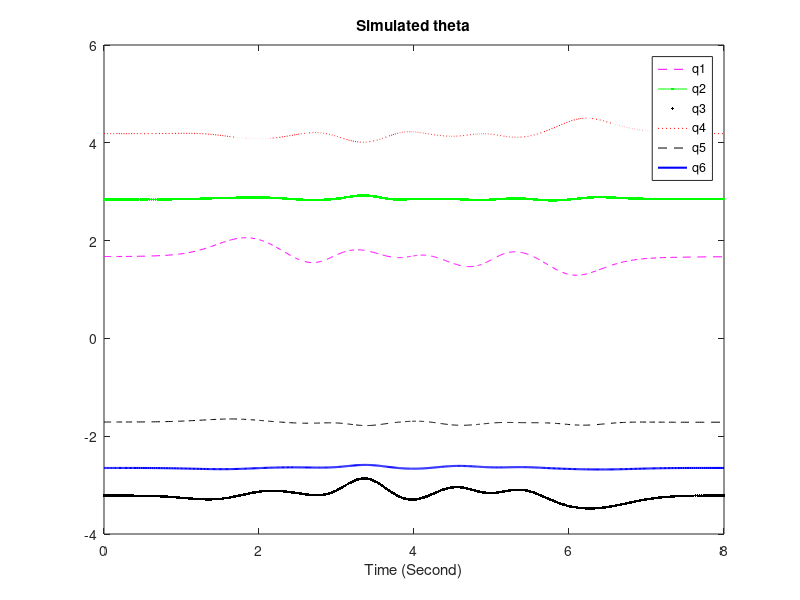
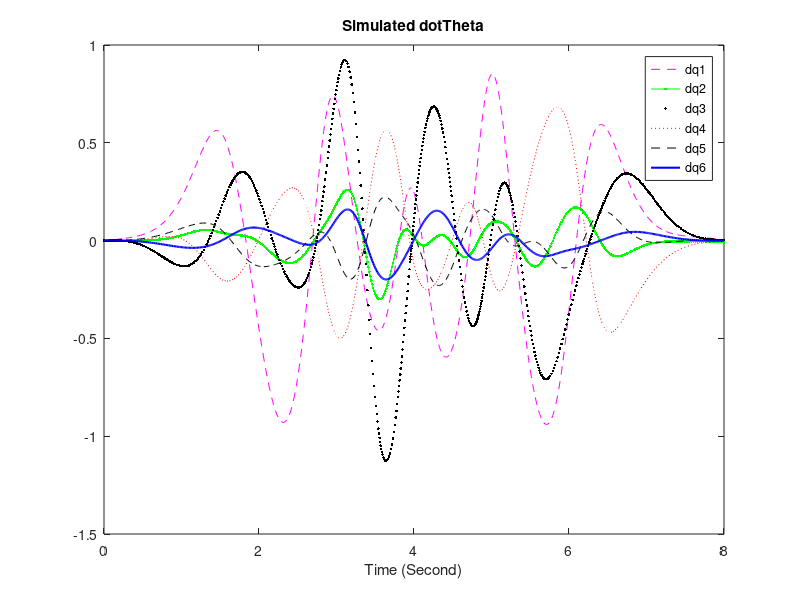
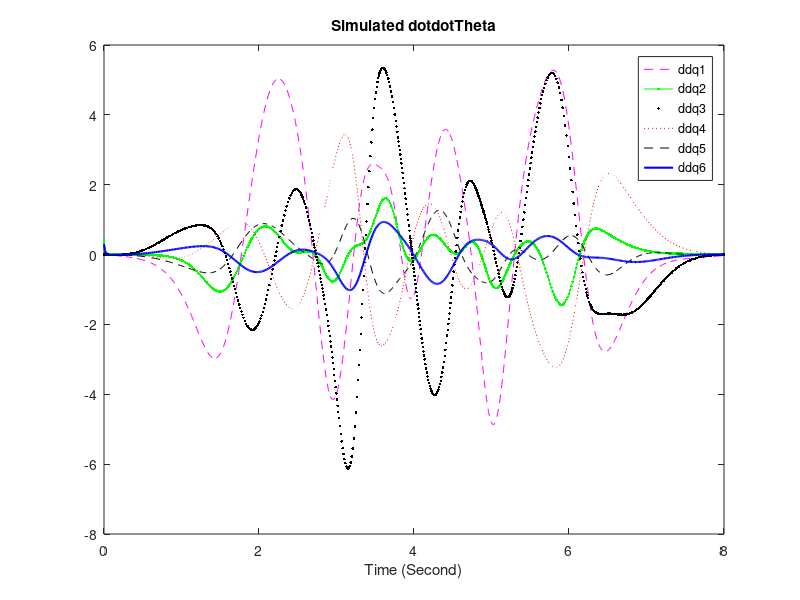
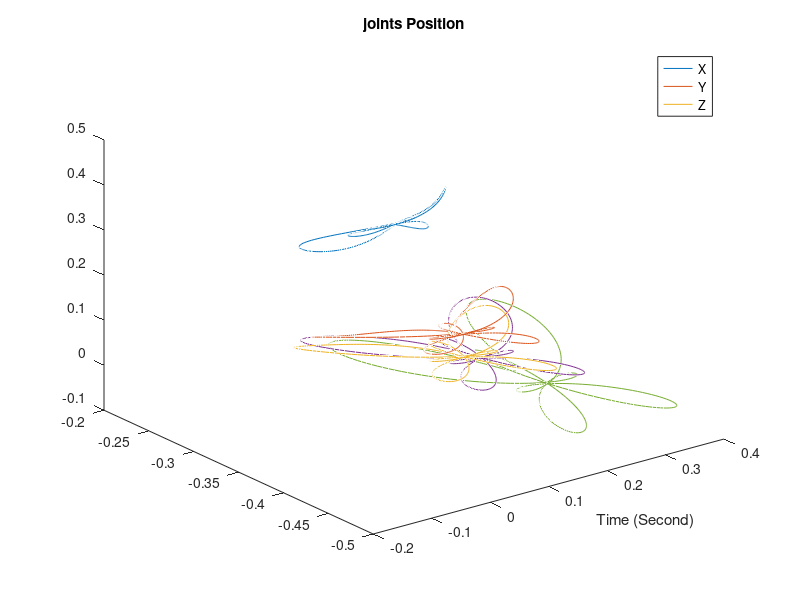

Write the MATLAB code that produced these figures, in order. (Note: this script raises an error after producing the figures.)
clear;
format long;
load mvn_SYSdata;
load mvn_SRDdata1;
load mvn_SRDdata2;
load mvn_SRDdata3;

%==plotting angles==
figure;
plot(t,qAll(:,1),'m--',t,qAll(:,2),'g.-',t,qAll(:,3),'k.',t,qAll(:,4),'r:',t,qAll(:,5),'k--',t,qAll(:,6),'b-','linewidth',1.5);hold on;%axis([0 10 -2.5 2.5]);
% plot(t,0.0349,t,-1.7453);
title('Simulated theta');
xlabel('Time (Second)');
legend('q1','q2','q3','q4','q5','q6');
%%%%%%%%%%%%%%%%%%%%%%%%
% qplim1=qP(1)*ones(size(t));
% qplim2=qP(2)*ones(size(t));
% qplim3=qP(3)*ones(size(t));
% qplim4=qP(4)*ones(size(t));
% qplim5=qP(5)*ones(size(t));
% qplim6=qP(6)*ones(size(t));
% 
% qmlim1=qM(1)*ones(size(t));
% qmlim2=qM(2)*ones(size(t));
% qmlim3=qM(3)*ones(size(t));
% qmlim4=qM(4)*ones(size(t));
% qmlim5=qM(5)*ones(size(t));
% qmlim6=qM(6)*ones(size(t));
% %%%%%%%%%%%%%%%%%%%%
% 
% figure;
% plot(t,qAll(:,1),'linewidth',1.5);hold on;
% plot(t,qplim1,'k-',t,qmlim1,'k-','linewidth',1.5);
% ylim([-4 4]);
% xlim([0 15]);
% title('Simulated theta q1');
% xlabel('Time (Second)');
% 
% figure;
% plot(t,qAll(:,2),'linewidth',1.5);hold on;
% plot(t,qplim2,'k-',t,qmlim2,'k-','linewidth',1.5);
% ylim([-4 2]);
% xlim([0 15]);
% title('Simulated theta q2');
% xlabel('Time (Second)');
% 
% figure;
% plot(t,qAll(:,3),'linewidth',1.5);hold on;
% plot(t,qplim3,'k-',t,qmlim3,'k-','linewidth',1.5);
% ylim([-2 4]);
% xlim([0 15]);
% title('Simulated theta q3');
% xlabel('Time (Second)');
% 
% figure;
% plot(t,qAll(:,4),'linewidth',1.5);hold on;
% plot(t,qplim4,'k-',t,qmlim4,'k-','linewidth',1.5);
% ylim([-2.5 4]);
% xlim([0 15]);
% title('Simulated theta q4');
% xlabel('Time (Second)');
% 
% figure;
% plot(t,qAll(:,5),'linewidth',1.5);hold on;
% plot(t,qplim5,'k-',t,qmlim5,'k-','linewidth',1.5);
% ylim([-2 0.5]);
% xlim([0 15]);
% title('Simulated theta q5');
% xlabel('Time (Second)');
% 
% figure;
% plot(t,qAll(:,6),'linewidth',1.5);hold on;
% plot(t,qplim6,'k-',t,qmlim6,'k-','linewidth',1.5);
% ylim([-4 4]);
% xlim([0 15]);
% title('Simulated theta q6');
% xlabel('Time (Second)');
% 
% 
% 
% 
% 
% 
% 
% 
figure;
plot(t,dqAll(:,1),'m--',t,dqAll(:,2),'g.-',t,dqAll(:,3),'k.',t,dqAll(:,4),'r:',t,dqAll(:,5),'k--',t,dqAll(:,6),'b-','linewidth',1.5);hold on;
title('Simulated dotTheta');
xlabel('Time (Second)');
legend('dq1','dq2','dq3','dq4','dq5','dq6');

figure;
plot(t,ddqAll(:,1),'m--',t,ddqAll(:,2),'g.-',t,ddqAll(:,3),'k.',t,ddqAll(:,4),'r:',t,ddqAll(:,5),'k--',t,ddqAll(:,6),'b-','linewidth',1.5);hold on;
title('Simulated dotdotTheta');
xlabel('Time (Second)');
legend('ddq1','ddq2','ddq3','ddq4','ddq5','ddq6');

% figure
% plot(t,uAll(:,1:7));hold on;
% xlabel('Time (Second)');
% title('compare last figure: the same or not?');

% figure;
% plot(t,tauAll);hold on;
% title('Simulated Torque');
% xlabel('Time (Second)');
% legend('\tau_1','\tau_2','\tau_3','\tau_4','\tau_5','\tau_6');

%==plotting 3d trajectories of joints==
figure;
grid on;
plot3(j2px,j2py,j2pz);hold on;
plot3(j3px,j3py,j3pz);hold on;
plot3(j4px,j4py,j4pz);hold on;
plot3(j5px,j5py,j5pz);hold on;
plot3(posx,posy,posz);hold on;
xlabel('Time (Second)');
title('joints Position');
legend('X','Y','Z');

%==plotting end effector==
figure;
plot(t,posx,'m--',t,posy,'c.-',t,posz,'k-');hold on;
%axis([0 10 -0.5 1]);
xlabel('Time (Second)');
title('End Effector Position');
legend('X','Y','Z');

figure;
plot(t,dposx,t,dposy,t,dposz);
%axis([0 10 -0.2 0.2]);
xlabel('Time (Second)');
title('End Effector Velocity');
legend('dX','dY','dZ');

figure;
plot(t,ddposx,t,ddposy,t,ddposz);
%axis([0 10 -0.2 0.2]);
xlabel('Time (Second)');
title('End Effector Acceleration');
legend('ddX','ddY','ddZ');

figure;
plot(t,erposx,'m--',t,erposy,'b-',t,erposz,'k-.','linewidth',2.5);
title('Position Error');
xlabel('Time (Second)');
legend('ex','ey','ez');

figure;

plot(t,erdposx,t,erdposy,t,erdposz);
title('Velocity Error');
xlabel('Time (Second)');
legend('edx','edy','edz');

figure;
plot(t,erddposx,t,erddposy,t,erddposz);
%axis([0 10 -15*10^-5 15*10^-5]);
title('Acceleration Error');
legend('eddx','eddy','eddz');
xlabel('Time (Second)');

figure;
plot3(rx,ry,rz,'k--','linewidth',2);
hold on;
for jj=1:8:length(t)
plot3(posx(jj),posy(jj),posz(jj),'md-','linewidth',2);
grid on;
hold on;
end
legend('expect path','actual trajectory');
xlabel('x');
ylabel('y');
zlabel('z');

u_initial=u0;
[Ppx,Ppy,Ppz]=ZYNposition(alpha_i,a_i,d_i,D,sa,ca,s2a,c2a,pen_long,qAll(1,:));
pos_initial=[Ppx Ppy Ppz]
[Ppx,Ppy,Ppz]=ZYNposition(alpha_i,a_i,d_i,D,sa,ca,s2a,c2a,pen_long,qAll(length(t),:));
pos_final=[Ppx Ppy Ppz]
EndeffectorPe=pos_final(6,:)-pos_initial(6,:);
%save position status information to "txt" file
fid=fopen('joint_position_information.txt','a');
fprintf(fid,'u_initial: %g\n',u_initial);
% fprintf(fid,'initial_joint_position: %g\n',pos_initial);
% fprintf(fid,'final_joint_position: %g\n',pos_final);
fprintf(fid,'End-effector_position_error: %g\n',EndeffectorPe);
fclose(fid);
%save join drift information to "txt" file
joindrift=qAll(length(t),:)-qAll(1,:)
joindriftnorm=norm(joindrift)
fid=fopen('join_angle_drift_information.txt','a');
fprintf(fid,'u_initial: %g\n',u_initial);
fprintf(fid,'joindrift: %g\n',joindrift);
fprintf(fid,'joindriftnorm: %g\n',joindriftnorm);
fclose(fid);

% figure;
% plot(t,qAll(:,1),'m--','linewidth',1.5);hold on;
% legend('q1');
% figure;
% plot(t,qAll(:,2),'g.-','linewidth',1.5);hold on;
% legend('q2');
% figure;
% plot(t,qAll(:,3),'k.','linewidth',1.5);hold on;
% legend('q3');
% figure;
% plot(t,qAll(:,4),'r:','linewidth',1.5);hold on;
% legend('q4');
% figure;
% plot(t,qAll(:,5),'k--','linewidth',1.5);hold on;
% legend('q5');
% figure;
% plot(t,qAll(:,6),'b-','linewidth',1.5);hold on;
% legend('q6');

%%????????????
figure(30);  
plot(t,error,'linewidth',2.5);
title('function error')
xlabel('Time(Second)');
ylabel('error');
hold on;